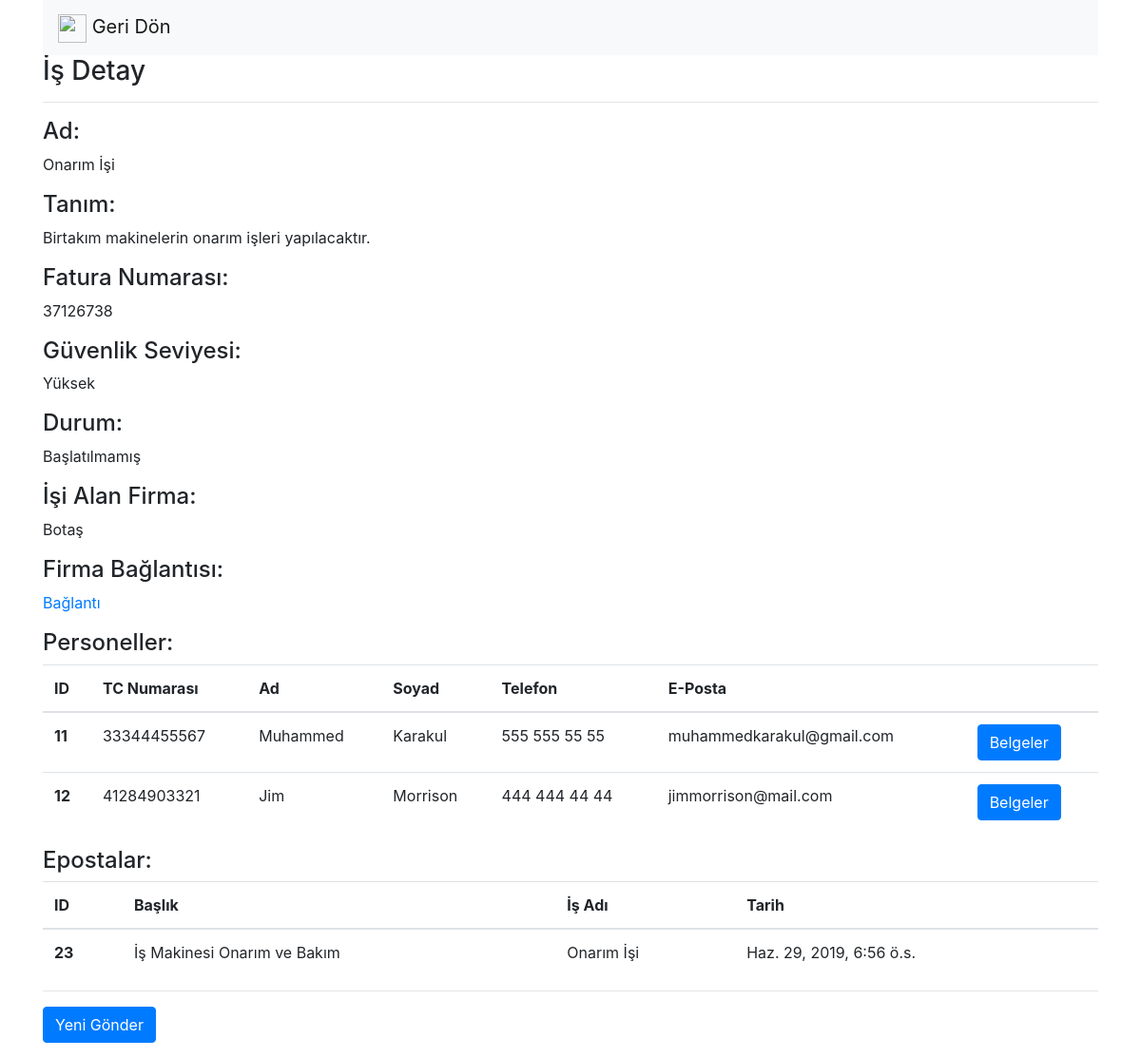
Page /isDetay/24 on the earlier database version.
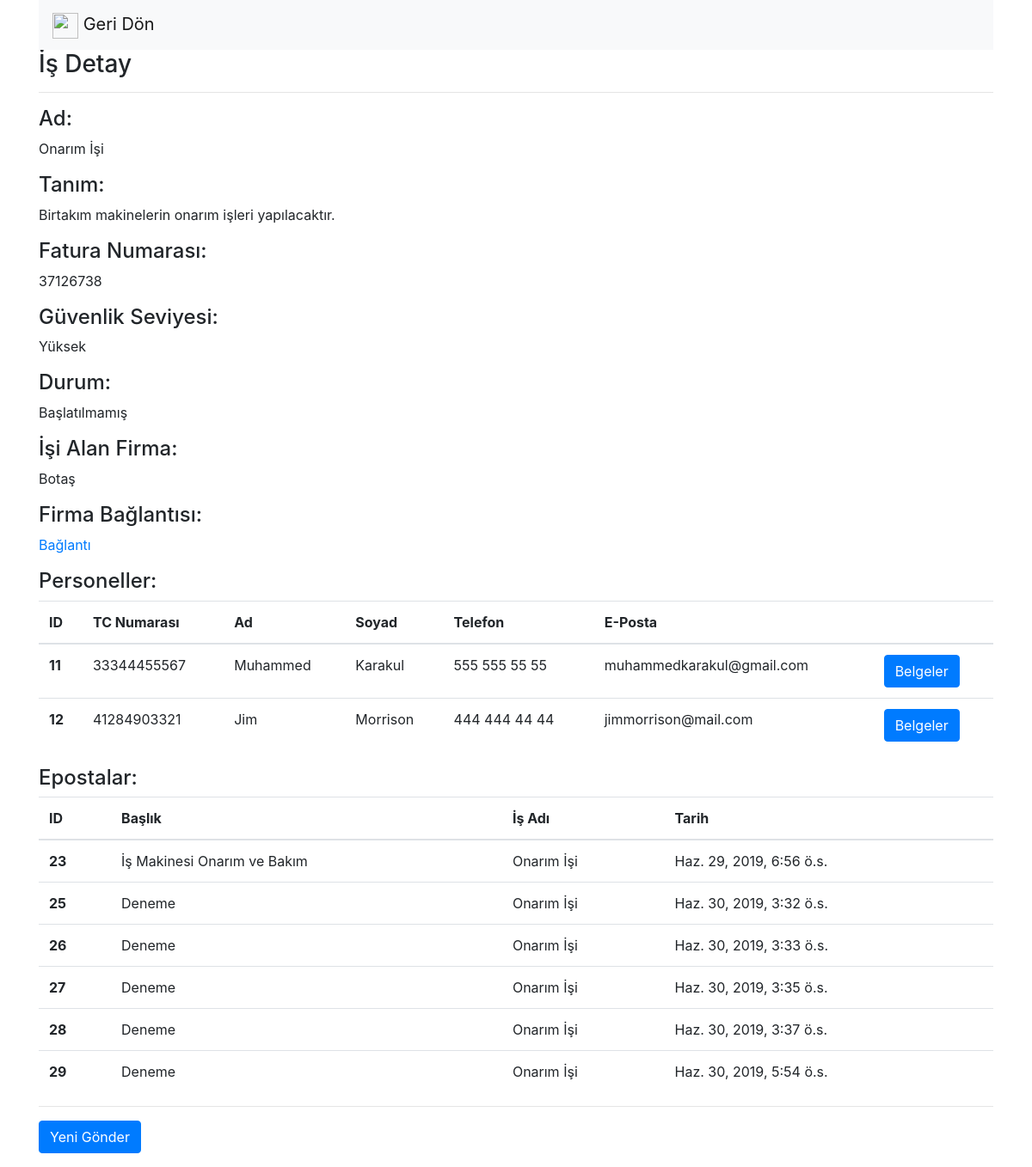
Same page on the later database version.
### safeputapp/models.py (models this page shows, shortened)
class Personel(models.Model):
    ad = models.CharField(max_length = 50, verbose_name = "Ad")
    soyad = models.CharField(max_length = 50, verbose_name = "Soyad")
    adres = models.CharField(max_length = 250, verbose_name = "Adres")
    telefon = models.CharField(max_length = 11, verbose_name = "Telefon")
    eposta = models.CharField(max_length = 50, verbose_name = "E-Posta")
    tcno = models.CharField(max_length = 11, verbose_name = "TC Kimlik Numarası")
    ehliyet_no = models.CharField(max_length = 20, verbose_name = "Ehliyet Numarası")
    kan_grubu = models.CharField(max_length = 10, verbose_name = "Kan Grubu")
    sgk_no = models.CharField(max_length = 250, verbose_name = "SGK Numarası")
    is_id = models.ForeignKey(Is, on_delete = models.CASCADE, verbose_name = "İş")
    aktifmi = models.BooleanField(verbose_name = "Aktif mi?", default = True)
    olusturma_tarihi = models.DateTimeField(auto_now_add = True, blank = True, verbose_name = "Oluşturma Tarihi")
    duzunleme_tarihi = models.DateTimeField(verbose_name = "Duzenleme Tarihi", blank = True, null = True)
    durum = models.BooleanField(verbose_name = "Durum", default = False)

class Eposta(models.Model):
    baslik = models.CharField(max_length = 50, verbose_name = "Başlık")
    mesaj = models.CharField(max_length = 1000, verbose_name = "Mesaj")
    is_id = models.ForeignKey(Is, on_delete = models.CASCADE, verbose_name = "İş")
    baglanti_link = models.CharField(max_length = 100, verbose_name = "Bağlantı Linki")
    aktifmi = models.BooleanField(verbose_name = "Aktif mi?", default = True)
    olusturma_tarihi = models.DateTimeField(auto_now_add = True, blank = True, verbose_name = "Oluşturma Tarihi")
    duzunleme_tarihi = models.DateTimeField(verbose_name = "Duzenleme Tarihi", blank = True, null = True)

class Is(models.Model):
    ad = models.CharField(max_length = 50, verbose_name = "Ad")
    tanim = models.CharField(max_length = 250, verbose_name = "Tanım")
    fatura_no = models.CharField(max_length = 20, verbose_name = "Fatura Numarası")
    guvenlik_seviye = models.ForeignKey(GuvenlikSeviye, on_delete = models.CASCADE, verbose_name = "Güvenlik Seviyesi")
    is_durum = models.ForeignKey(IsDurum, on_delete = models.CASCADE, verbose_name = "Durum")
    aktifmi = models.BooleanField(verbose_name = "Aktif mi?", default = True)
    firma_id = models.ForeignKey(Firma, on_delete = models.CASCADE, verbose_name = "Firma")
    olusturma_tarihi = models.DateTimeField(auto_now_add = True, blank = True, verbose_name = "Oluşturma Tarihi")
    duzunleme_tarihi = models.DateTimeField(verbose_name = "Duzenleme Tarihi", blank = True, null = True)
    baglanti = models.CharField(max_length = 100, verbose_name = "Bağlantı")
    def __unicode__(self):
        return self.ad

### safeputapp/views.py (the view)
# urls.py: url(r'^isDetay/(?P<id>\d+)', isDetay),
def isDetay(request, id):
    print ("IS ID: " + id)
    mevcutIs = get_object_or_404(Is, id = id)
    epostalar = Eposta.objects.filter(is_id = id).filter(aktifmi = True)
    personeller = Personel.objects.filter(is_id = id).filter(aktifmi = True)
    return render(request, "isDetay.html", { "mevcutIs" : mevcutIs, "personeller" : personeller, "epostalar" : epostalar })

### safeputapp/models.py (called while the page is built)
    def __unicode__(self):
        return self.unvan

    def __unicode__(self):
        return self.tanim

    def __unicode__(self):
        return self.ad

### safeputapp/templates/isDetay.html (shortened to what the changed rows need)
<!DOCTYPE html>
<html>
    <head>
        <link rel="stylesheet" href="https://maxcdn.bootstrapcdn.com/bootstrap/4.0.0/css/bootstrap.min.css">
    </head>
    <body>
        <div class="container">
            {% if mevcutIs %}
                <p>
                    {% if personeller %}
                        <table class="table">
                            <thead>
                                <tr>
                                <th scope="col">ID</th>
                                <th scope="col">TC Numarası</th>
                                <th scope="col">Ad</th>
                                <th scope="col">Soyad</th>
                                <th scope="col">Telefon</th>
                                <th scope="col">E-Posta</th>
                                <th scope="col"></th>
                                </tr>
                            </thead>
                            <tbody>
                                {% for personel in personeller %}
                                    <tr>
                                        <th scope="row"> {{ personel.id }} </th>
                                        <td> {{ personel.tcno }} </td>
                                        <td> {{ personel.ad }} </td>
                                        <td> {{ personel.soyad }} </td>
                                        <td> {{ personel.telefon }} </td>
                                        <td> {{ personel.eposta }} </td>
                                        <td><a href="/personelBelgeler/{{personel.id}}" class="btn btn-primary">Belgeler</td>
                                    </tr>
                                {% endfor %}
                            </tbody>
                        </table>
                    {% else %}
                        <div class="alert alert-danger">
                            Kayıt bulunamadı.
                        </div>
                    {% endif %}
                </p>
                <p>
                    {% if epostalar %}
                        <table class="table">
                            <thead>
                                <tr>
                                <th scope="col">ID</th>
                                <th scope="col">Başlık</th>
                                <th scope="col">İş Adı</th>
                                <th scope="col">Tarih</th>
                                </tr>
                            </thead>
                            <tbody>
                                {% for eposta in epostalar %}
                                    {% if eposta.aktifmi %}
                                        <tr>
                                            <th scope="row"> {{ eposta.id }} </th>
                                            <td> {{ eposta.baslik }} </td>
                                            <td> {{ eposta.is_id }} </td>
                                            <td> {{ eposta.olusturma_tarihi }} </td>
                                        </tr>
                                    {% endif %}
                                {% endfor %}
                            </tbody>
                        </table>
                    {% else %}
                        <div class="alert alert-danger">
                            Kayıt bulunamadı.
                        </div>
                    {% endif %}
                </p>
            {% endif %}
        </div>
    </body>
</html>

Differences in the rows shown:
added Eposta: id "25", baslik "Deneme", is_id "Onarım İşi", olusturma_tarihi "Haz. 30, 2019, 3:32 ö.s."
added Eposta: id "26", baslik "Deneme", is_id "Onarım İşi", olusturma_tarihi "Haz. 30, 2019, 3:33 ö.s."
added Eposta: id "27", baslik "Deneme", is_id "Onarım İşi", olusturma_tarihi "Haz. 30, 2019, 3:35 ö.s."
added Eposta: id "28", baslik "Deneme", is_id "Onarım İşi", olusturma_tarihi "Haz. 30, 2019, 3:37 ö.s."
added Eposta: id "29", baslik "Deneme", is_id "Onarım İşi", olusturma_tarihi "Haz. 30, 2019, 5:54 ö.s."
